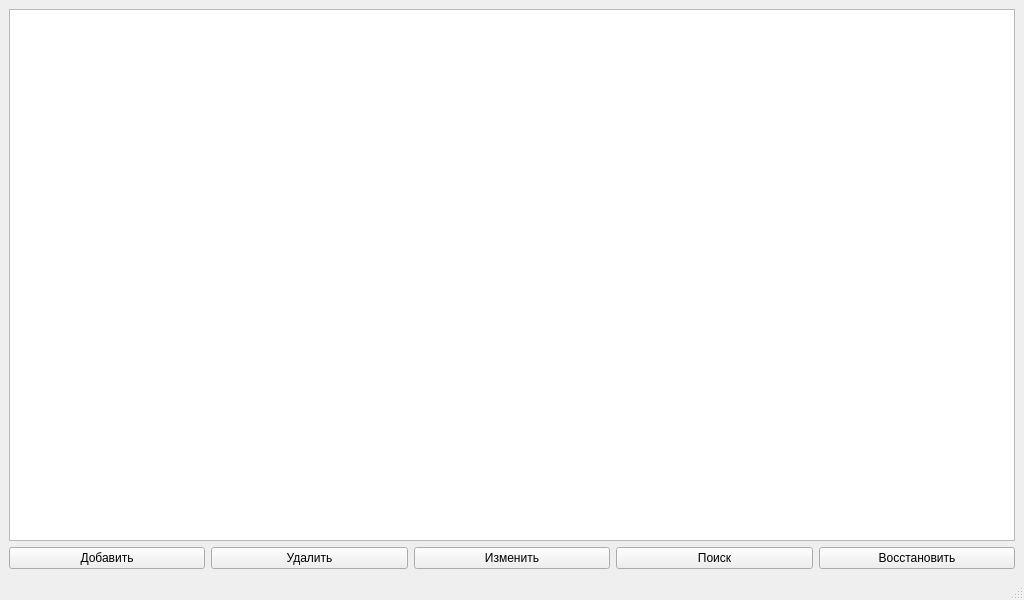
<?xml version="1.0" encoding="UTF-8"?>
<ui version="4.0">
 <class>MainWindow</class>
 <widget class="QMainWindow" name="MainWindow">
  <property name="geometry">
   <rect>
    <x>0</x>
    <y>0</y>
    <width>1024</width>
    <height>600</height>
   </rect>
  </property>
  <property name="windowTitle">
   <string>PhoneBook</string>
  </property>
  <widget class="QWidget" name="centralWidget">
   <layout class="QVBoxLayout" name="verticalLayout">
    <item>
     <widget class="QTableView" name="phoneBookTable">
      <property name="editTriggers">
       <set>QAbstractItemView::NoEditTriggers</set>
      </property>
      <attribute name="horizontalHeaderDefaultSectionSize">
       <number>200</number>
      </attribute>
      <attribute name="horizontalHeaderStretchLastSection">
       <bool>true</bool>
      </attribute>
     </widget>
    </item>
    <item>
     <layout class="QHBoxLayout" name="horizontalLayout">
      <item>
       <widget class="QPushButton" name="insertButton">
        <property name="text">
         <string>Добавить</string>
        </property>
       </widget>
      </item>
      <item>
       <widget class="QPushButton" name="deleteButton">
        <property name="text">
         <string>Удалить</string>
        </property>
       </widget>
      </item>
      <item>
       <widget class="QPushButton" name="modifyButton">
        <property name="text">
         <string>Изменить</string>
        </property>
       </widget>
      </item>
      <item>
       <widget class="QPushButton" name="searchButton">
        <property name="text">
         <string>Поиск</string>
        </property>
       </widget>
      </item>
      <item>
       <widget class="QPushButton" name="regenButton">
        <property name="text">
         <string>Восстановить</string>
        </property>
       </widget>
      </item>
     </layout>
    </item>
   </layout>
  </widget>
  <widget class="QMenuBar" name="menuBar">
   <property name="geometry">
    <rect>
     <x>0</x>
     <y>0</y>
     <width>1024</width>
     <height>23</height>
    </rect>
   </property>
  </widget>
  <widget class="QStatusBar" name="statusBar"/>
 </widget>
 <resources/>
 <connections/>
</ui>
